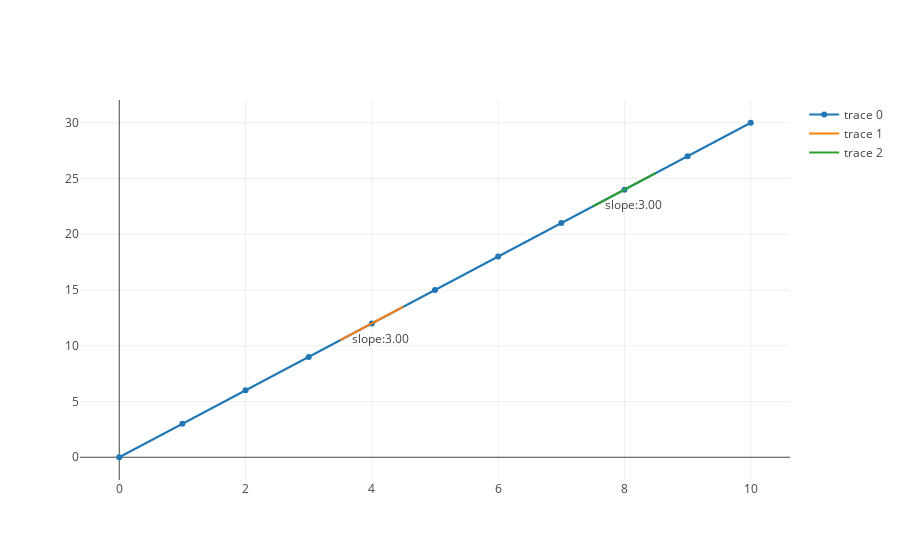

The notebook cell saved with this chart:
### Markdown cell above
If you think about it, it makes sense that the rate of change of a function $f(x) = 3*x $ is 3.  For every unit of $x$ that we increase, the output, $f(x)$ increases by 3.  Looking at our line again, we can see this graphically.  Regardless of where we are evaluating the slope of the tangent line, for this function, that slope is always 3.

### Code cell
def build_tangent_line(original_function, x, line_length = 5, delta = .01):
    curve_at_point = derivative_at(original_function, x, delta)
    slope = curve_at_point['slope']
    x_minus = x - line_length
    x_plus = x + line_length
    y = original_function(x)
    y_minus = y - slope * line_length
    y_plus = y + slope * line_length
    text = '    slope:' + format(slope, '.2f')
    return {'x': [x_minus, x, x_plus], 'y': [y_minus, y, y_plus], 'mode': 'lines+text', 'text': [text], 'textposition': 'right'}

def derivative_at(original_function, x, delta = .01):
    numerator = original_function(x + delta) - original_function(x)
    slope = numerator/delta
    return {'value': x, 'slope': slope}

tangent_at_four = build_tangent_line(y, 4, .5, .01)
tangent_at_eight = build_tangent_line(y, 8, .5, .01)
plot([y_3x_trace, tangent_at_four, tangent_at_eight])

### Figure 1 — Plotly figure (JSON) as saved in the notebook; plotly's stock layout.template omitted (floating-point values rounded to 4 significant figures)
{"data": [{"x": [0, 1, 2, 3, 4, 5, 6, 7, 8, 9, 10], "y": [0, 3, 6, 9, 12, 15, 18, 21, 24, 27, 30]}, {"mode": "lines+text", "text": ["    slope:3.00"], "textposition": "right", "x": [3.5, 4, 4.5], "y": [10.5, 12, 13.5]}, {"mode": "lines+text", "text": ["    slope:3.00"], "textposition": "right", "x": [7.5, 8, 8.5], "y": [22.5, 24, 25.5]}], "layout": {}}
